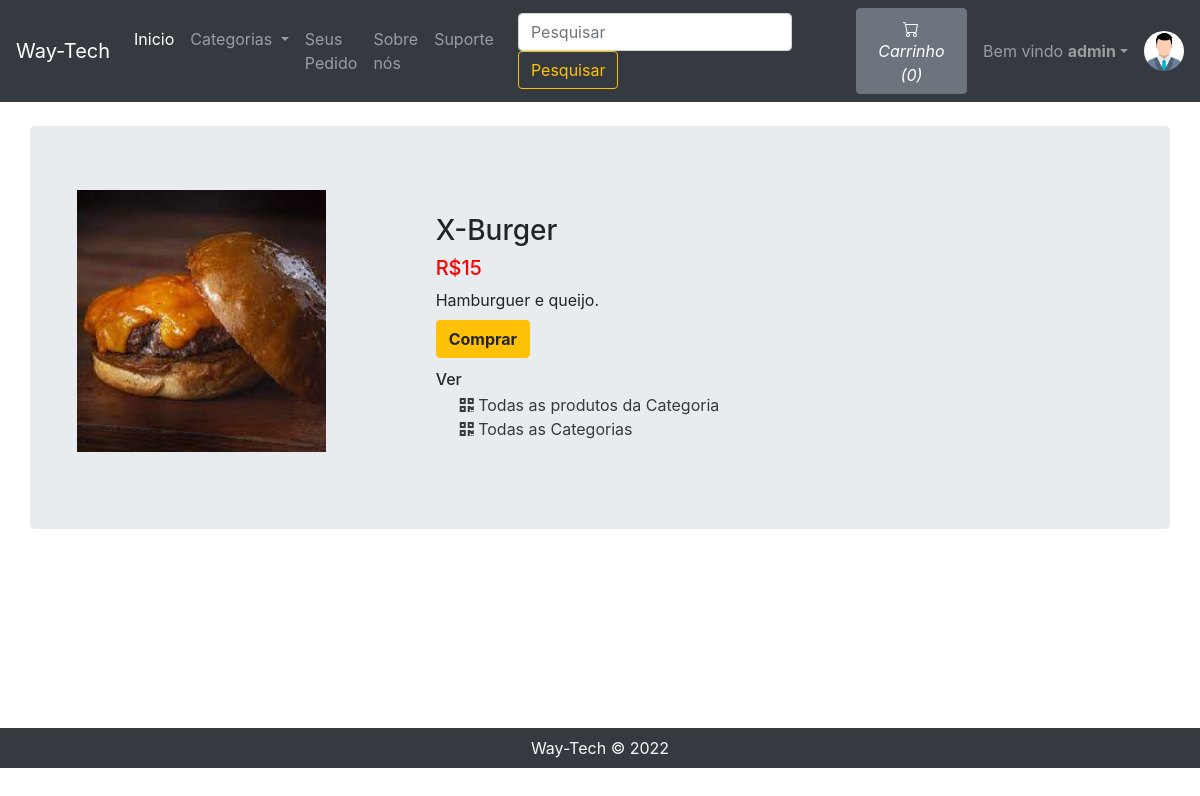
/viewproduto.php?produtoid=72 (signed in), run on the app's committed database.
### tables this page shows
CREATE TABLE `sitedetail` (
  `tempId` int(11) NOT NULL,
  `systemName` varchar(21) NOT NULL,
  `email` varchar(35) NOT NULL,
  `contact1` bigint(21) NOT NULL,
  `contact2` bigint(21) DEFAULT NULL COMMENT 'Optional',
  `address` text NOT NULL,
  `dateTime` datetime NOT NULL DEFAULT current_timestamp()
);

CREATE TABLE `produto` (
  `produtoId` int(12) NOT NULL,
  `produtoName` varchar(255) NOT NULL,
  `produtoPrice` int(12) NOT NULL,
  `produtoDesc` text NOT NULL,
  `produtoCategorieId` int(12) NOT NULL,
  `produtoPubDate` datetime NOT NULL DEFAULT current_timestamp()
);

### viewproduto.php (the view, shortened to what this page needs)
<!doctype html>
<html lang="en">
<head>
    <link rel="stylesheet" href="https://stackpath.bootstrapcdn.com/bootstrap/4.4.1/css/bootstrap.min.css">
    <link rel="stylesheet" href="https://use.fontawesome.com/releases/v5.8.2/css/all.css">
</head>
<body>
    <?php include 'partials/_dbconnect.php';?>
    <?php require 'partials/_nav.php' ?>
    <div class="container my-4" id="cont">
        <div class="row jumbotron">
        <?php
            $produtoId = $_GET['produtoid'];
            $sql = "SELECT * FROM `produto` WHERE produtoId = $produtoId";
            $result = mysqli_query($conn, $sql);
            $row = mysqli_fetch_assoc($result);
            $produtoName = $row['produtoName'];
            $produtoPrice = $row['produtoPrice'];
            $produtoDesc = $row['produtoDesc'];
            $produtoCategorieId = $row['produtoCategorieId'];
        ?>
        <?php
        echo  '<div class="col-md-4">
                <img src="img/produto-'.$produtoId. '.jpg" width="249px" height="262px">
            </div>
            <div class="col-md-8 my-4">
                <h3>' . $produtoName . '</h3>
                <h5 style="color: #ff0000">R$'.$produtoPrice. '</h5>
                <p class="mb-0">' .$produtoDesc .'</p>';
                if($loggedin){
                    $quaSql = "SELECT `itemQuantity` FROM `viewcart` WHERE produtoId = '$produtoId' AND `userId`='$userId'";
                    $quaresult = mysqli_query($conn, $quaSql);
                    $quaExistRows = mysqli_num_rows($quaresult);
                    if($quaExistRows == 0) {
                        echo '<form action="partials/_manageCart.php" method="POST">
                              <input type="hidden" name="itemId" value="'.$produtoId. '">
                              <button type="submit" name="addToCart" class="btn btn-warning my-2"><b>Comprar</b></button>';
                    }else {
                        echo '<a href="viewCart.php"><button class="btn btn-warning my-2"><b>Ir ao Carrinho</b></button></a>';
                    }
                }
                else{
                    echo '<button class="btn btn-warning my-2" data-toggle="modal" data-target="#loginModal"><b>Comprar</b></button>';
                }
                echo '</form>
                <h6 class="my-1"> Ver </h6>
                <div class="mx-4">
                    <a href="viewprodutoList.php?catid=' . $produtoCategorieId . '" class="active text-dark">
                    <i class="fas fa-qrcode"></i>
                        <span>Todas as produtos da Categoria</span>
                    </a>
                </div>
                <div class="mx-4">
                    <a href="index.php" class="active text-dark">
                    <i class="fas fa-qrcode"></i>
                        <span>Todas as Categorias</span>
                    </a>
                </div>
            </div>'
        ?>
        </div>
    </div>
    <?php require 'partials/_footer.php' ?>
</body>
</html>

### partials/_nav.php (shortened to what this page needs)
<?php
if(isset($_SESSION['loggedin']) && $_SESSION['loggedin']==true){
  $loggedin= true;
  $userId = $_SESSION['userId'];
  $username = $_SESSION['username'];
}
else{
  $loggedin = false;
  $userId = 0;
}
$sql = "SELECT * FROM `sitedetail`";
$result = mysqli_query($conn, $sql);
$row = mysqli_fetch_assoc($result);
$systemName = $row['systemName'];
echo '<nav class="navbar navbar-expand-lg navbar-dark bg-dark">
      <a class="navbar-brand" href="index.php">'.$systemName.'</a>
      <button class="navbar-toggler" type="button" data-toggle="collapse" data-target="#navbarSupportedContent" aria-controls="navbarSupportedContent" aria-expanded="false" aria-label="Toggle navigation">
        <span class="navbar-toggler-icon"></span>
      </button>
      <div class="collapse navbar-collapse" id="navbarSupportedContent">
        <ul class="navbar-nav mr-auto">
          <li class="nav-item active">
            <a class="nav-link" href="index.php">Inicio <span class="sr-only">(current)</span></a>
          </li>
          <li class="nav-item dropdown">
            <a class="nav-link dropdown-toggle" href="#" id="navbarDropdown" role="button" data-toggle="dropdown" aria-haspopup="true" aria-expanded="false">
              Categorias
            </a>
            <div class="dropdown-menu" aria-labelledby="navbarDropdown">';
            echo '</div>
          </li>
          <li class="nav-item">
            <a class="nav-link" href="viewOrder.php">Seus Pedido</a>
          </li>
          <li class="nav-item">
            <a class="nav-link" href="about.php">Sobre nós</a>
          </li>
          <li class="nav-item">
            <a class="nav-link" href="contact.php">Suporte</a>
          </li>
        </ul>
        <form method="get" action="/tcc/search.php" class="form-inline my-2 my-lg-0 mx-3">
          <input class="form-control mr-sm-2" type="search" name="search" id="search" placeholder="Pesquisar" aria-label="Search" required>
          <button class="btn btn-outline-warning my-2 my-sm-0" type="submit">Pesquisar</button>
        </form>';
        $countsql = "SELECT SUM(`itemQuantity`) FROM `viewcart` WHERE `userId`=$userId";
        $countresult = mysqli_query($conn, $countsql);
        $countrow = mysqli_fetch_assoc($countresult);
        $count = $countrow['SUM(`itemQuantity`)'];
        if(!$count) {
          $count = 0;
        }
        echo '<a href="viewCart.php"><button type="button" class="btn btn-secondary mx-2" title="MyCart">
          <svg xmlns="img/cart.svg" width="16" height="16" fill="currentColor" class="bi bi-cart" viewBox="0 0 16 16">
            <path d="M0 1.5A.5.5 0 0 1 .5 1H2a.5.5 0 0 1 .485.379L2.89 3H14.5a.5.5 0 0 1 .491.592l-1.5 8A.5.5 0 0 1 13 12H4a.5.5 0 0 1-.491-.408L2.01 3.607 1.61 2H.5a.5.5 0 0 1-.5-.5zM3.102 4l1.313 7h8.17l1.313-7H3.102zM5 12a2 2 0 1 0 0 4 2 2 0 0 0 0-4zm7 0a2 2 0 1 0 0 4 2 2 0 0 0 0-4zm-7 1a1 1 0 1 1 0 2 1 1 0 0 1 0-2zm7 0a1 1 0 1 1 0 2 1 1 0 0 1 0-2z"/>
          </svg>
          <i class="bi bi-cart">Carrinho (' .$count. ')</i>
        </button></a>';
        if($loggedin){
          echo '<ul class="navbar-nav mr-2">
            <li class="nav-item dropdown">
              <a class="nav-link dropdown-toggle" href="#" id="navbarDropdown" role="button" data-toggle="dropdown" > Bem vindo <b>' .$username. '</b></a>
              <div class="dropdown-menu" aria-labelledby="navbarDropdown">
                <a class="dropdown-item" href="partials/_logout.php">Sair</a>
              </div>
            </li>
          </ul>
          <div class="text-center image-size-small position-relative">
            <a href="viewProfile.php"><img src="img/person-' .$userId. '.jpg" class="rounded-circle" onError="this.src = \'img/profilePic.jpg\'" style="width:40px; height:40px"></a>
          </div>';
        }
        else {
          echo '
          <button type="button" class="btn btn-success mx-2"  data-toggle="modal" data-target="#loginModal">Entrar</button>
          <button type="button" class="btn btn-success mx-2"  data-toggle="modal" data-target="#signupModal">Criar Conta</button>';
        }
  echo '</div>
    </nav>';
?>

### viewproduto.php (style rules this page uses)
#cont { min-height : 578px; }

### data on the page
sitedetail: systemName "Way-Tech"
produto: produtoName "X-Burger", produtoPrice "15", produtoDesc "Hamburguer e queijo."

### other printed values
$count "0"
$username "admin"
